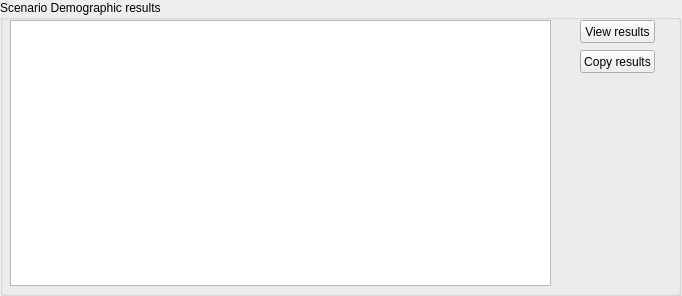
      <widget class="QWidget" name="page_4">
       <property name="geometry">
        <rect>
         <x>0</x>
         <y>0</y>
         <width>682</width>
         <height>296</height>
        </rect>
       </property>
       <attribute name="label">
        <string>Page 4 - Review the Scenario results</string>
       </attribute>
       <widget class="QFrame" name="frame_4">
        <property name="geometry">
         <rect>
          <x>-5</x>
          <y>-10</y>
          <width>696</width>
          <height>316</height>
         </rect>
        </property>
        <property name="frameShape">
         <enum>QFrame::StyledPanel</enum>
        </property>
        <property name="frameShadow">
         <enum>QFrame::Raised</enum>
        </property>
        <widget class="QGroupBox" name="groupBox_33">
         <property name="geometry">
          <rect>
           <x>5</x>
           <y>10</y>
           <width>681</width>
           <height>296</height>
          </rect>
         </property>
         <property name="sizePolicy">
          <sizepolicy hsizetype="Preferred" vsizetype="Preferred">
           <horstretch>0</horstretch>
           <verstretch>0</verstretch>
          </sizepolicy>
         </property>
         <property name="minimumSize">
          <size>
           <width>0</width>
           <height>0</height>
          </size>
         </property>
         <property name="title">
          <string>Scenario Demographic results</string>
         </property>
         <widget class="QPushButton" name="pushButton_2">
          <property name="geometry">
           <rect>
            <x>580</x>
            <y>20</y>
            <width>75</width>
            <height>23</height>
           </rect>
          </property>
          <property name="text">
           <string>View results</string>
          </property>
         </widget>
         <widget class="QPushButton" name="pushButton_3">
          <property name="geometry">
           <rect>
            <x>580</x>
            <y>50</y>
            <width>75</width>
            <height>23</height>
           </rect>
          </property>
          <property name="text">
           <string>Copy results</string>
          </property>
         </widget>
         <widget class="QTextBrowser" name="textBrowser_4">
          <property name="geometry">
           <rect>
            <x>10</x>
            <y>20</y>
            <width>541</width>
            <height>266</height>
           </rect>
          </property>
          <property name="html">
           <string>&lt;!DOCTYPE HTML PUBLIC &quot;-//W3C//DTD HTML 4.0//EN&quot; &quot;http://www.w3.org/TR/REC-html40/strict.dtd&quot;&gt;
&lt;html&gt;&lt;head&gt;&lt;meta name=&quot;qrichtext&quot; content=&quot;1&quot; /&gt;&lt;style type=&quot;text/css&quot;&gt;
p, li { white-space: pre-wrap; }
&lt;/style&gt;&lt;/head&gt;&lt;body style=&quot; font-family:'MS Shell Dlg 2'; font-size:8.25pt; font-weight:400; font-style:normal;&quot;&gt;
&lt;p style=&quot;-qt-paragraph-type:empty; margin-top:0px; margin-bottom:0px; margin-left:0px; margin-right:0px; -qt-block-indent:0; text-indent:0px; font-size:8pt;&quot;&gt;&lt;br /&gt;&lt;/p&gt;&lt;/body&gt;&lt;/html&gt;</string>
          </property>
         </widget>
        </widget>
       </widget>
      </widget>
